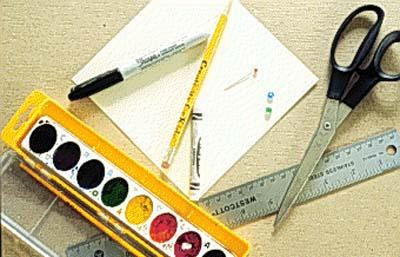
#> input picture data/BACKGROUND_Google/image_0048.jpg, 400 x 257 px; its folder holds only this picture in this run
$ python lsh_util.py
#> lines starting #> are read from the running program, lines starting #| are printed output that depends on the picture
### lsh/lsh.py
# https://santhoshhari.github.io/Locality-Sensitive-Hashing/
import hash_table as ht

class LSH:
    def __init__(self, num_tables, hash_size, inp_dimensions):
        self.num_tables = num_tables
        self.hash_size = hash_size
        self.inp_dimensions = inp_dimensions
        self.hash_tables = list()
        for i in range(self.num_tables):
            self.hash_tables.append(ht.HashTable(self.hash_size, self.inp_dimensions))

    def __setitem__(self, inp_vec, label):
        for table in self.hash_tables:
            table[inp_vec] = label

    # [5 lines left out: function __getitem__, not called in this run]

### lsh/hash_table.py
# https://santhoshhari.github.io/Locality-Sensitive-Hashing/
import numpy as np
import re

class HashTable:
    def __init__(self, hash_size, inp_dimensions):
        self.hash_size = hash_size
        self.inp_dimensions = inp_dimensions
        # The dict() function creates a dictionary.
        # A dictionary is a collection which is unordered, changeable and indexed.
        # Example: x = dict(name = "John", age = 36, country = "Norway")
        self.hash_table = dict()
        self.projections = np.random.randn(self.hash_size, inp_dimensions)
        # hash_size is the "k" in the article, and inp_dimensions is the "d".

    def generate_hash(self, inp_vector):
        bools = (np.dot(inp_vector, self.projections.T) > 0).astype('int')
        # The join function joins all items in a tuple into a string,
        # using a ''(empty) character as separator
        temp = ''.join(str(bools))
        # return ''.join(str(bools))

        return (re.sub("[^0-9]", "", temp))
        # return bools
        # The resulting string is the hash value of size k (the bitwise hash value)

    def __setitem__(self, inp_vec, label):
        hash_value = self.generate_hash(inp_vec)
        # Two physical lines may be joined into one logical lines using a backslash character
        # dictionary.get(keyname, value)
        # value: A value to return if the specified key does not exist.
        # list() creates a list. A list object is a collection which is ordered and changeable.
        # print(hash_value.shape)
        # print(hash_value)
        # print(str(hash_value))
        hash_value = int(hash_value, 2)
        self.hash_table[hash_value] = self.hash_table\
            .get(hash_value, list()) + [label]
        # Square brackets are lists, curly brackets are tuples. A list is mutable while tuples are not.

    # [4 lines left out: function __getitem__, not called in this run]

### lsh/lsh_util.py
import os
import sys
import cv2
import numpy
import hash_table as ht
import lsh
import time
image_size = 50
image_dimension = image_size * image_size * 3
def image_to_vector(image: numpy.ndarray) -> numpy.ndarray:
    length, height, depth = image.shape
    return image.reshape((length * height * depth, 1))
# [9 lines of commented-out code are left out]
def load_images_from_folder(folder):
#> called with folder = '../data/'
    vectors = []
    classes = []
    for sub_folder in os.listdir(folder):
        for files in os.listdir(folder+'/'+sub_folder):
            image = cv2.imread(str(folder+sub_folder+'/'+files))
#> image is the input picture: shape (257, 400, 3); mean B, G, R 148.8, 186.8, 196.6
            if image is not None:
                image_resized = cv2.resize(image, dsize=(image_size, image_size))
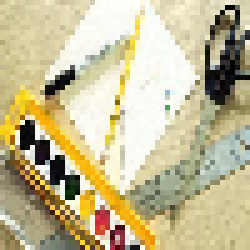
#> image_resized: shape (50, 50, 3) (shown 5 times larger); mean B, G, R 149.4, 187.4, 197.1
                vector = image_to_vector(image_resized)
#> vector = 7500 values, max 255 at index 61, min 0 at index 285, mean 177.9
                vectors.append(vector.T)
                classes.append(str(sub_folder))
#> pass 2 of the loop in load_images_from_folder, `for sub_folder in os.listdir(folder):`:
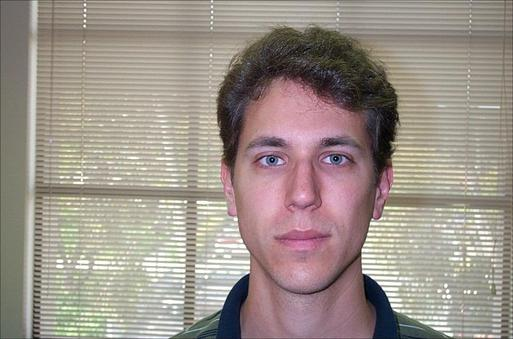
#> input picture data/Faces/image_0046.jpg, 513 x 339 px
#> in load_images_from_folder, image is the input picture: shape (339, 513, 3); mean B, G, R 137.5, 145.5, 156.3
#> in load_images_from_folder, `image_resized = cv2.resize(image, dsize=(image_size, image_size))`:
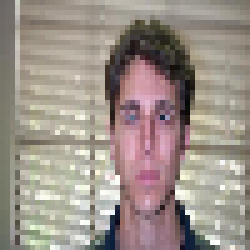
#> image_resized: shape (50, 50, 3) (shown 5 times larger); mean B, G, R 137.5, 145.6, 156.3
#> vector = 7500 values, max 255 at index 5321, min 6 at index 3112, mean 146.5
    return vectors, classes
path = r'../data/'
vectors,classes = load_images_from_folder(path)
#> vectors = 2 items; classes = ['BACKGROUND_Google', 'Faces']
num_tables = 3
hash_size = 50
inp_dimensions = image_dimension
start_time = time.time()
project = lsh.LSH(num_tables, hash_size, inp_dimensions)
for index, val in enumerate(vectors):
	project.__setitem__(val, str(index))
#> this loop made 2 passes
# [5 lines of commented-out code are left out]
s = "Number of hash tables: " + str(num_tables)
print(s)
s = "Size of hash values: " + str(hash_size)
print(s)

'''
query_numer = 0
s = "../data/query/query-" + str(query_numer) + ".jpg"
path = s
query_image = cv2.imread(s)
query_image_resized = cv2.resize(query_image, dsize=(image_size, image_size))
# cv2.imshow('Testing...', query_image_resized)
# cv2.waitKey()
query_vector = image_to_vector(query_image_resized).T
'''
query_numer = 20
#> (the run stopped early here; a loop or call above may not have finished)
